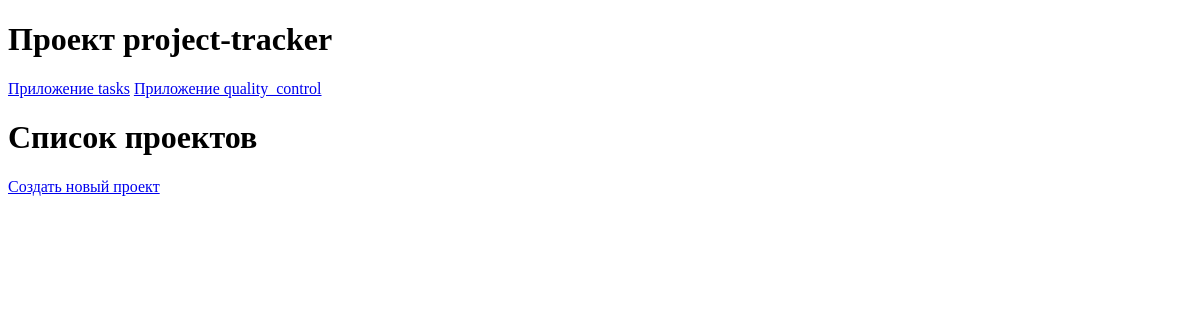
The page /projects/ on the database as committed earlier.
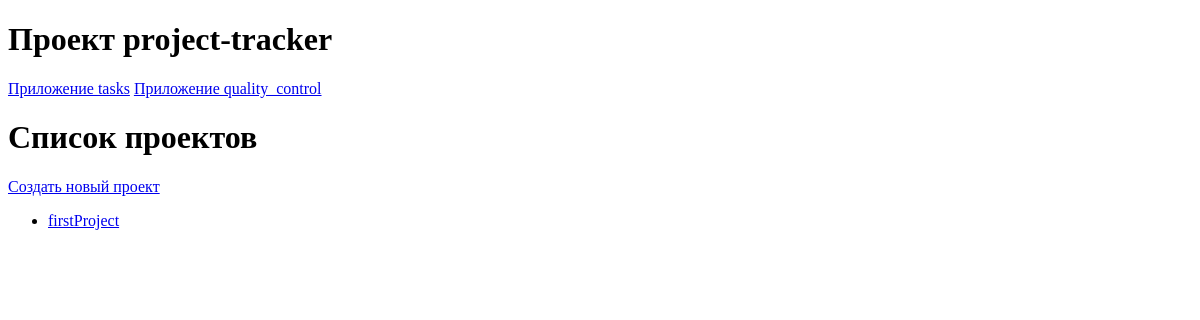
The same page on the database as committed later.
### tasks/models.py (models this page shows, shortened)
class Project(models.Model):
    name = models.CharField(max_length=100)
    description = models.TextField()
    created_at = models.DateTimeField(auto_now_add=True)

### tasks/views.py (the view)
# urls.py: path('projects/', views.ProjectsListView.as_view(), name='projects_list'),
class ProjectsListView(ListView):
    model = Project
    template_name = 'tasks/projects_list.html'

### tasks/templates/tasks/projects_list.html
{% extends 'base/base.html' %} {% block content %}
<h1>Список проектов</h1>
<p><a href="{% url 'tasks:create_project' %}">Создать новый проект</a></p>
<ul>
  {% for project in project_list %}
  <li>
    <a href="{% url 'tasks:project_detail' project.id %}">{{ project.name }}</a>
  </li>
  {% endfor %}
</ul>
{% endblock %}

Rows that differ between the two databases and show on the page:
added Project: name "firstProject"
